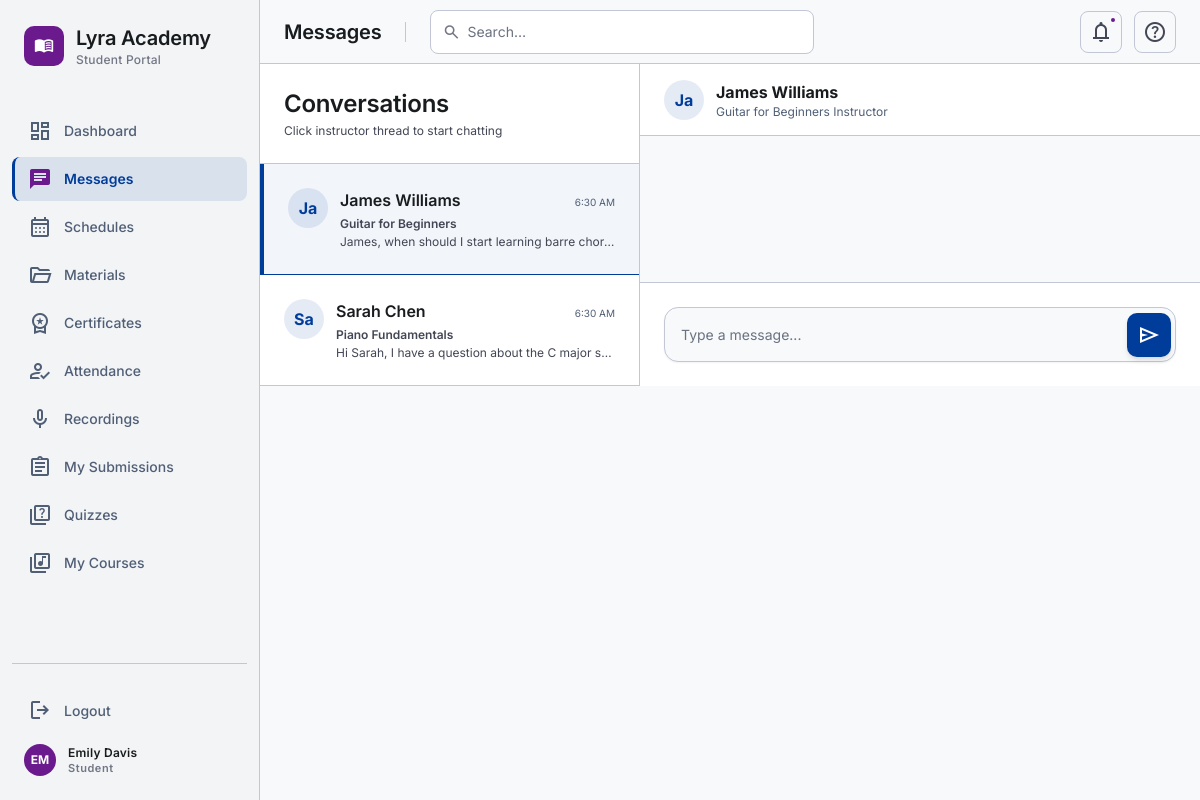
The app's page /33_Student_Messages/index.php (signed in) with its own data.
### tables this page shows
CREATE TABLE IF NOT EXISTS courses (
    id INT AUTO_INCREMENT PRIMARY KEY,
    title VARCHAR(150) NOT NULL,
    description TEXT,
    instrument_id INT,
    difficulty ENUM('beginner', 'intermediate', 'advanced') DEFAULT 'beginner',
    price DECIMAL(10, 2) DEFAULT 0.00,
    status ENUM('draft', 'published') DEFAULT 'draft',
    created_at TIMESTAMP DEFAULT CURRENT_TIMESTAMP,
    updated_at TIMESTAMP DEFAULT CURRENT_TIMESTAMP ON UPDATE CURRENT_TIMESTAMP,
    FOREIGN KEY (instrument_id) REFERENCES instruments(id) ON DELETE SET NULL
);

CREATE TABLE IF NOT EXISTS users (
    id INT AUTO_INCREMENT PRIMARY KEY,
    name VARCHAR(100) NOT NULL,
    email VARCHAR(100) UNIQUE NOT NULL,
    password_hash VARCHAR(255) NOT NULL,
    role ENUM('admin', 'instructor', 'student') NOT NULL,
    status ENUM('active', 'inactive') DEFAULT 'active',
    created_at TIMESTAMP DEFAULT CURRENT_TIMESTAMP,
    updated_at TIMESTAMP DEFAULT CURRENT_TIMESTAMP ON UPDATE CURRENT_TIMESTAMP
);

### 33_Student_Messages/index.php (the view, shortened to what this page needs)
<?php
require_once __DIR__ . '/../config/design-system.php';
$pdo = require_once __DIR__ . '/../config/db.php';
$studentId = $_SESSION['user_id'];
try {
    $coursesStmt = $pdo->prepare("
        SELECT c.id as course_id, c.title as course_title, u.id as instructor_id, u.name as instructor_name, u.email as instructor_email
        FROM courses c
        JOIN enrollments e ON c.id = e.course_id
        JOIN instructor_assignments ia ON c.id = ia.course_id
        JOIN users u ON ia.instructor_id = u.id
        WHERE e.student_id = :student_id AND e.status = 'approved'
        ORDER BY c.title ASC
    ");
    $coursesStmt->execute(['student_id' => $studentId]);
    $threads = $coursesStmt->fetchAll();
    $activeCourseId = intval($_GET['course_id'] ?? 0);
    $activeInstructorId = intval($_GET['instructor_id'] ?? 0);
    if (($activeCourseId <= 0 || $activeInstructorId <= 0) && !empty($threads)) {
        $activeCourseId = intval($threads[0]['course_id']);
        $activeInstructorId = intval($threads[0]['instructor_id']);
    }
    $activeThread = null;
    $conversations = [];
    foreach ($threads as $t) {
        $cId = $t['course_id'];
        $iId = $t['instructor_id'];
        $msgStmt = $pdo->prepare("
            SELECT id, message_text, created_at, sender_id
            FROM chat_messages
            WHERE course_id = :course_id
              AND ((sender_id = :student_id AND receiver_id = :instructor_id)
                OR (sender_id = :instructor_id AND receiver_id = :student_id))
            ORDER BY created_at DESC
            LIMIT 1
        ");
        $msgStmt->execute([
            'course_id' => $cId,
            'student_id' => $studentId,
            'instructor_id' => $iId
        ]);
        $lastMsg = $msgStmt->fetch();
        $unreadStmt = $pdo->prepare("
            SELECT COUNT(*)
            FROM chat_messages
            WHERE course_id = :course_id
              AND sender_id = :instructor_id
              AND receiver_id = :student_id
              AND is_read = FALSE
        ");
        $unreadStmt->execute([
            'course_id' => $cId,
            'student_id' => $studentId,
            'instructor_id' => $iId
        ]);
        $unreadCount = intval($unreadStmt->fetchColumn());
        $t['last_message'] = $lastMsg ? $lastMsg['message_text'] : 'No messages yet';
        $t['last_message_time'] = $lastMsg ? date('g:i A', strtotime($lastMsg['created_at'])) : '';
        $t['unread_count'] = $unreadCount;
        $conversations[] = $t;
        if ($cId === $activeCourseId && $iId === $activeInstructorId) {
            $activeThread = $t;
        }
    }
} catch (Exception $e) {
    error_log('DB error: ' . $e->getMessage()); die('A database error occurred. Please try again later.');
}
?>
<!DOCTYPE html>
<html lang="en">
<head>
</head>
<body class="bg-surface font-body-md text-on-surface">
<main id="lms-main-content" class="lms-main">
    <div class="flex-grow flex overflow-hidden">
        <section class="w-[380px] border-r border-outline-variant bg-surface-container-lowest flex flex-col">
            <div class="p-md border-b border-outline-variant">
                <h2 class="font-h2 text-h2 text-on-surface mb-xs">Conversations</h2>
                <p class="text-xs text-on-surface-variant">Click instructor thread to start chatting</p>
            </div>
            <div class="flex-1 overflow-y-auto">
                <?php if (empty($conversations)): ?>
                    <p class="p-lg text-center text-on-surface-variant">No active courses or instructors found.</p>
                <?php else: ?>
                    <?php foreach ($conversations as $t): ?>
                        <a href="?course_id=<?= $t['course_id'] ?>&instructor_id=<?= $t['instructor_id'] ?>" class="block p-md border-b border-outline-variant transition-colors <?= ($t['course_id'] === $activeCourseId && $t['instructor_id'] === $activeInstructorId) ? 'bg-primary/5 border-l-4 border-primary' : 'hover:bg-surface-container-low' ?>">
                            <div class="flex gap-sm">
                                <div class="w-10 h-10 rounded-full bg-primary/10 flex items-center justify-center font-bold text-primary flex-shrink-0">
                                    <?= htmlspecialchars(substr($t['instructor_name'], 0, 2)) ?>
                                </div>
                                <div class="flex-1 min-w-0">
                                    <div class="flex justify-between items-baseline mb-xs">
                                        <h4 class="font-label-md text-on-surface font-semibold truncate"><?= htmlspecialchars($t['instructor_name']) ?></h4>
                                        <span class="text-[10px] text-secondary"><?= $t['last_message_time'] ?></span>
                                    </div>
                                    <p class="text-xs text-on-surface-variant truncate font-semibold"><?= htmlspecialchars($t['course_title']) ?></p>
                                    <p class="text-xs text-on-surface-variant truncate mt-0.5"><?= htmlspecialchars($t['last_message']) ?></p>
                                </div>
                            </div>
                        </a>
                    <?php endforeach; ?>
                <?php endif; ?>
            </div>
        </section>
        <section class="flex-grow flex flex-col bg-surface-bright">
            <?php if ($activeThread): ?>
                <div class="h-[72px] px-md border-b border-outline-variant flex items-center justify-between bg-surface-container-lowest flex-shrink-0">
                    <div class="flex items-center gap-sm">
                        <div class="w-10 h-10 rounded-full bg-primary/10 flex items-center justify-center font-bold text-primary">
                            <?= htmlspecialchars(substr($activeThread['instructor_name'], 0, 2)) ?>
                        </div>
                        <div>
                            <h3 class="font-label-md text-on-surface font-bold"><?= htmlspecialchars($activeThread['instructor_name']) ?></h3>
                            <p class="text-xs text-secondary"><?= htmlspecialchars($activeThread['course_title']) ?> Instructor</p>
                        </div>
                    </div>
                </div>
                <div id="chat-messages" class="flex-1 overflow-y-auto p-lg flex flex-col gap-md" aria-live="polite">
                </div>
                <div class="p-md bg-surface-container-lowest border-t border-outline-variant flex-shrink-0">
                    <form id="chat-form" onsubmit="sendMessage(event)" class="max-w-[1000px] mx-auto flex items-center gap-sm bg-surface p-xs border border-outline-variant rounded-xl shadow-sm">
                        <input required autocomplete="off" name="message_text" id="chat-input" class="flex-1 bg-transparent border-none focus:ring-0 text-body-md py-sm" placeholder="Type a message..." type="text"/>
                        <button type="submit" aria-label="Send message" class="w-[44px] h-[44px] bg-primary text-on-primary rounded-lg flex items-center justify-center hover:brightness-110 active:scale-95 transition-all shadow-md">
                            <span class="material-symbols-outlined" aria-hidden="true">send</span>
                        </button>
                    </form>
                </div>
            <?php else: ?>
                <div class="flex-1 flex items-center justify-center text-on-surface-variant font-body-lg">
                    Select a conversation thread to start chatting.
                </div>
            <?php endif; ?>
        </section>
    </div>
</main>
</body>
</html>

### records on screen
courses: users.name "Ja", users.name "James Williams", last_message_time "6:30 AM", title "Guitar for Beginners", last_message "James, when should I start learning barre chor…"
courses: users.name "Sa", users.name "Sarah Chen", last_message_time "6:30 AM", title "Piano Fundamentals", last_message "Hi Sarah, I have a question about the C major s…"
users: name "Ja", name "James Williams"

### other values on screen
$cfg['label'] "Student Portal"
$item['label'] "Dashboard"
$item['label'] "Messages"
$item['label'] "Schedules"
$item['label'] "Materials"
$item['label'] "Certificates"
$item['label'] "Attendance"
$item['label'] "Recordings"
$item['label'] "My Submissions"
$item['label'] "Quizzes"
$item['label'] "My Courses"
$initials "EM"
$name "Emily Davis"
$roleLabel "Student"
$pageTitle "Messages"
